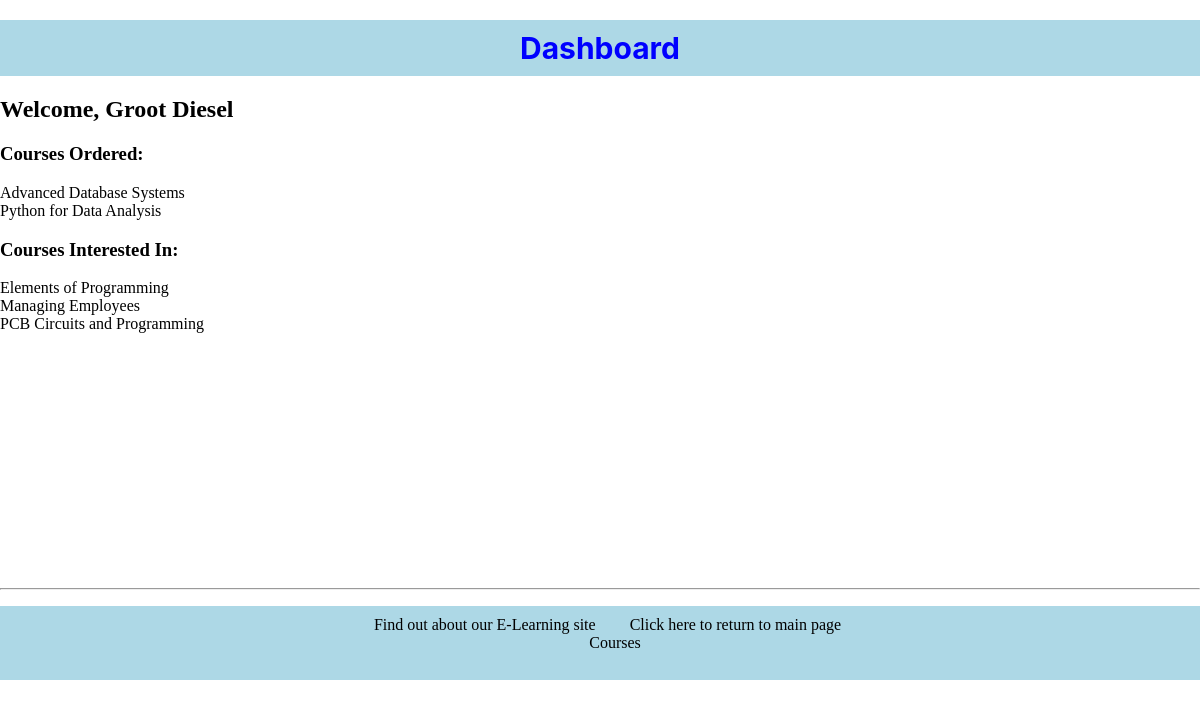
Screenshot of /myappF23/myaccount/ (signed in) with the database file from the repository.
### myappF23/models.py (models this page shows, shortened)
class Student(models.Model):
    STUDENT_STATUS_CHOICES = [
        ('ER', 'Enrolled'),
        ('SP', 'Suspended'),
        ('GD', 'Graduated'), ]
    user = models.OneToOneField(User, on_delete=models.CASCADE)
    first_name = models.CharField(max_length=100)
    last_name = models.CharField(max_length=100)
    email = models.EmailField(max_length=100, unique=True)
    date_of_birth = models.DateField()
    status = models.CharField(max_length=10, choices=STUDENT_STATUS_CHOICES, default='enrolled')

class Order(models.Model):
    ORDER_STATUS_CHOICES = [
        (0, "Order Confirmed"),
        (1, "Order Cancelled")
    ]
    courses = models.ForeignKey(Course, on_delete=models.CASCADE)
    students = models.ForeignKey(Student, on_delete=models.CASCADE)
    order_status = models.IntegerField(choices=ORDER_STATUS_CHOICES, default=1)
    order_date = models.DateField()
    order_price = models.DecimalField(decimal_places=2, max_digits=10)
    levels = models.PositiveIntegerField(default=1)

class Course(models.Model):
    COURSE_LEVEL_CHOICES = [
        ("1", "Beginner"),
        ("2", "Intermediate"),
        ("3", "Advanced")
    ]
    title = models.CharField(max_length=200)
    description = models.TextField()
    instructors = models.ForeignKey(Instructor, on_delete=models.CASCADE)
    categories = models.ForeignKey(Category, on_delete=models.CASCADE)
    students = models.ManyToManyField(Student, blank=True)
    start_date = models.DateField()
    end_date = models.DateField()
    price = models.DecimalField(max_digits=10, decimal_places=2)
    level = models.CharField(max_length=20, choices=COURSE_LEVEL_CHOICES)
    interested = models.PositiveIntegerField(default=0)
    interested_students = models.ManyToManyField(Student, blank=True, related_name='interested_students')

### myappF23/views.py (the view)
# urls.py: path('myaccount/', views.myaccount, name='myaccount'),
@login_required
def myaccount(request):
    logged_in_user = request.user
    logged_in_student = Student.objects.filter(user=logged_in_user).first()
    if logged_in_student is not None:
        orders = logged_in_student.order_set.all()
        interested_courses = Course.objects.filter(interested_students=logged_in_student)
        return render(request, 'myappF23/myaccount.html', {'student': logged_in_student, 'orders': orders, 'interested_courses': interested_courses})
    else:
        return HttpResponse('You are not a registered student!')

### myappF23/templates/myappF23/myaccount.html
{% extends 'myappF23/base.html' %}
{% block myhdg %}
    Dashboard
{% endblock %}
{% block body_block %}
{% if student %}
    <h2>Welcome, {{ student.first_name }} {{ student.last_name }}</h2>
    <h3>Courses Ordered:</h3>
    <ul>
        {% for order in orders %}
            <li>{{ order.courses.title }}</li>
        {% endfor %}
    </ul>
    <h3>Courses Interested In:</h3>
    <ul>
        {% for course in interested_courses %}
            <li>{{ course.title }}</li>
        {% endfor %}
    </ul>
{% else %}
    <p>You are not a registered student!</p>
{% endif %}
{% endblock %}

### myappF23/static/myappF23/style.css (style rules this page uses)
body { margin: 0; padding: 0; }
ul { list-style-type: none; padding: 0; }

### rows the page displays
Student: first_name "Groot", last_name "Diesel"
Order: courses "Advanced Database Systems"
Order: courses "Python for Data Analysis"
Course: title "Elements of Programming"
Course: title "Managing Employees"
Course: title "PCB Circuits and Programming"
